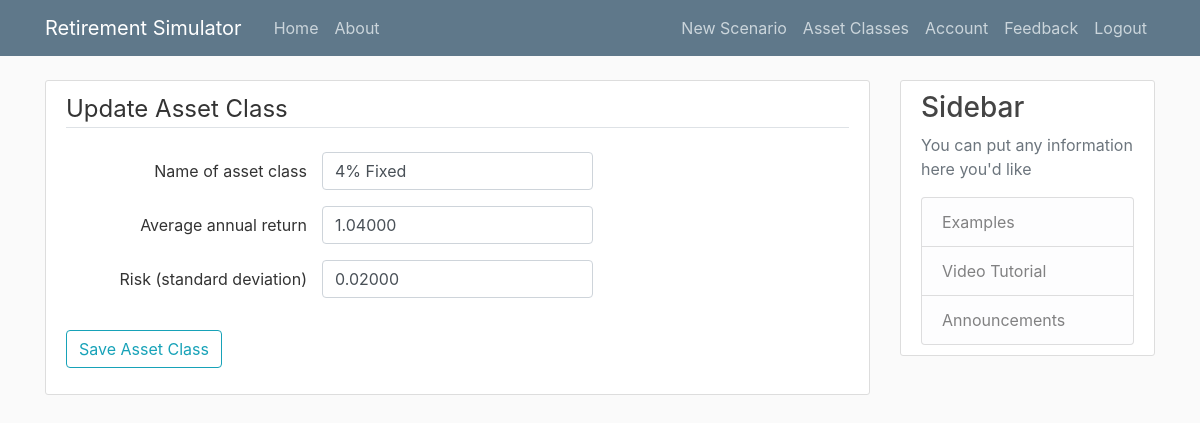
The page /asset_classes/2/update (signed in) on the database its author committed.
### Simulation/models.py (models this page shows, shortened)
class AssetClass(db.Model):
    id = db.Column(db.Integer, primary_key=True)
    date_created = db.Column(db.DateTime, nullable=False, default=datetime.utcnow)
    title = db.Column(db.String(100), nullable=True)
    avg_ret = db.Column(db.Float, nullable=False)
    std_dev = db.Column(db.Float, nullable=False)

### Simulation/asset_classes/routes.py (the view)
@asset_classes.route("/asset_classes/<int:asset_class_id>/update", methods=['GET', 'POST'])
@login_required
def update_asset_class(asset_class_id):
    asset_class = AssetClass.query.get_or_404(asset_class_id)
    form = AssetClassForm()
    print("{:.2%}".format(asset_class.avg_ret))
    if form.validate_on_submit():
        if form.submit.data:
            asset_class.title = form.title.data
            asset_class.avg_ret = form.avg_ret.data
            asset_class.std_dev = form.std_dev.data
            db.session.commit()
            flash('Your asset class data have been updated!', 'success')
        else:
            flash('Changes to your asset class have been discarded', 'success')
        return redirect(url_for('asset_classes.list_asset_classes'))
    elif request.method == 'GET':
        form.title.data = asset_class.title
        form.std_dev.data = asset_class.std_dev
        form.avg_ret.data = asset_class.avg_ret
    return render_template('asset_class.html', form=form, legend='Update Asset Class')

### Simulation/asset_classes/forms.py
class AssetClassForm(FlaskForm):
    title = StringField(label='Name of asset class', validators=[InputRequired(message='Required')])
    avg_ret = DecimalField(label='Average annual return', places=5,
                           number_format="{:.2%}", validators=[InputRequired(message='Required')])
    std_dev = DecimalField(label='Risk (standard deviation)', places=5, number_format="{:.2%}", validators=[InputRequired(message='Required')])
    submit = SubmitField('Save Asset Class')

### Simulation/models.py (called while the page is built)
@login_manager.user_loader
def load_user(user_id):
    return User.query.get(int(user_id))

### Simulation/templates/asset_class.html (shortened to what this page needs)
{% extends "layout.html" %}
{% block content %}
    <div class="content-section">
        <form method="POST" action="" enctype="multipart/form-data">
            <fieldset class="form-group">
                <legend class="border-bottom mb-4">{{ legend }}</legend>
                <div class="form-group row">
                    {{ form.title.label(class="col-md-4 col-form-label text-right") }}
                    {% if form.title.errors %}
                        {{ form.title(class="form-control form-control-md is-invalid") }}
                        <div class="invalid-feedback">
                            {% for error in form.title.errors %}
                                <span>{{ error }}</span>
                            {% endfor %}
                        </div>
                    {% else %}
                        {{ form.title(class="form-control form-control-md col-md-4") }}
                    {% endif %}
                </div>
                <div class="form-group row">
                    {{ form.avg_ret.label(class="col-md-4 col-form-label text-right") }}
                    {% if form.avg_ret.errors %}
                        {{ form.avg_ret(class="form-control form-control-md is-invalid") }}
                        <div class="invalid-feedback">
                            {% for error in form.avg_ret.errors %}
                                <span>{{ error }}</span>
                            {% endfor %}
                        </div>
                    {% else %}
                        {{ form.avg_ret(class="form-control form-control-md col-md-4") }}
                    {% endif %}
                </div>
                <div class="form-group row">
                    {{ form.std_dev.label(class="col-md-4 col-form-label text-right") }}
                    {% if form.std_dev.errors %}
                        {{ form.std_dev(class="form-control form-control-md is-invalid") }}
                        <div class="invalid-feedback">
                            {% for error in form.std_dev.errors %}
                                <span>{{ error }}</span>
                            {% endfor %}
                        </div>
                    {% else %}
                        {{ form.std_dev(class="form-control form-control-md col-md-4") }}
                    {% endif %}
                </div>
            </fieldset>
            <div class="form-group">
                {{ form.submit(class="btn btn-outline-info") }}
            </div>
        </form>
    </div>
{% endblock content %}

### Simulation/static/main.css (style rules this page uses)
body { background: #fafafa; color: #333333; margin-top: 5rem; }
.content-section { background: #ffffff; padding: 10px 20px; border: 1px solid #dddddd; border-radius: 3px; margin-bottom: 20px; }

### rows shown on the page
AssetClass: title "4% Fixed", avg_ret "1.04000", std_dev "0.02000"

### other values the page prints
{{ legend }} "Update Asset Class"
